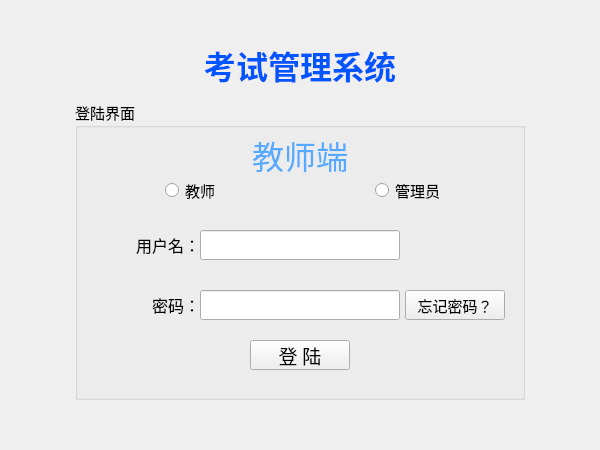
<?xml version="1.0" encoding="UTF-8"?>
<ui version="4.0">
 <class>Loginwidget</class>
 <widget class="QWidget" name="Loginwidget">
  <property name="geometry">
   <rect>
    <x>0</x>
    <y>0</y>
    <width>600</width>
    <height>450</height>
   </rect>
  </property>
  <property name="windowTitle">
   <string>Form</string>
  </property>
  <widget class="QStackedWidget" name="stackedWidget">
   <property name="geometry">
    <rect>
     <x>70</x>
     <y>95</y>
     <width>460</width>
     <height>310</height>
    </rect>
   </property>
   <property name="font">
    <font>
     <family>宋体</family>
     <pointsize>11</pointsize>
    </font>
   </property>
   <property name="currentIndex">
    <number>0</number>
   </property>
   <widget class="QWidget" name="stackedWidgetPage1">
    <property name="minimumSize">
     <size>
      <width>460</width>
      <height>310</height>
     </size>
    </property>
    <property name="maximumSize">
     <size>
      <width>460</width>
      <height>310</height>
     </size>
    </property>
    <widget class="QGroupBox" name="LogGroupBox">
     <property name="geometry">
      <rect>
       <x>5</x>
       <y>5</y>
       <width>450</width>
       <height>300</height>
      </rect>
     </property>
     <property name="minimumSize">
      <size>
       <width>450</width>
       <height>300</height>
      </size>
     </property>
     <property name="maximumSize">
      <size>
       <width>450</width>
       <height>300</height>
      </size>
     </property>
     <property name="title">
      <string>登陆界面</string>
     </property>
     <widget class="QRadioButton" name="LogAdminRadioButton">
      <property name="geometry">
       <rect>
        <x>300</x>
        <y>80</y>
        <width>100</width>
        <height>20</height>
       </rect>
      </property>
      <property name="minimumSize">
       <size>
        <width>100</width>
        <height>20</height>
       </size>
      </property>
      <property name="maximumSize">
       <size>
        <width>100</width>
        <height>20</height>
       </size>
      </property>
      <property name="text">
       <string>管理员</string>
      </property>
     </widget>
     <widget class="QLabel" name="label_2">
      <property name="geometry">
       <rect>
        <x>45</x>
        <y>130</y>
        <width>80</width>
        <height>30</height>
       </rect>
      </property>
      <property name="minimumSize">
       <size>
        <width>80</width>
        <height>30</height>
       </size>
      </property>
      <property name="maximumSize">
       <size>
        <width>80</width>
        <height>30</height>
       </size>
      </property>
      <property name="text">
       <string>&lt;html&gt;&lt;head/&gt;&lt;body&gt;&lt;p align=&quot;right&quot;&gt;&lt;span style=&quot; font-size:12pt;&quot;&gt;用户名：&lt;/span&gt;&lt;/p&gt;&lt;/body&gt;&lt;/html&gt;</string>
      </property>
     </widget>
     <widget class="QLineEdit" name="LogNamelineEdit">
      <property name="geometry">
       <rect>
        <x>125</x>
        <y>130</y>
        <width>200</width>
        <height>30</height>
       </rect>
      </property>
      <property name="minimumSize">
       <size>
        <width>200</width>
        <height>30</height>
       </size>
      </property>
      <property name="maximumSize">
       <size>
        <width>200</width>
        <height>30</height>
       </size>
      </property>
     </widget>
     <widget class="QLineEdit" name="LogPslineEdit">
      <property name="geometry">
       <rect>
        <x>125</x>
        <y>190</y>
        <width>200</width>
        <height>30</height>
       </rect>
      </property>
      <property name="minimumSize">
       <size>
        <width>200</width>
        <height>30</height>
       </size>
      </property>
      <property name="maximumSize">
       <size>
        <width>200</width>
        <height>30</height>
       </size>
      </property>
     </widget>
     <widget class="QLabel" name="label_3">
      <property name="geometry">
       <rect>
        <x>45</x>
        <y>190</y>
        <width>80</width>
        <height>30</height>
       </rect>
      </property>
      <property name="minimumSize">
       <size>
        <width>80</width>
        <height>30</height>
       </size>
      </property>
      <property name="maximumSize">
       <size>
        <width>80</width>
        <height>30</height>
       </size>
      </property>
      <property name="text">
       <string>&lt;html&gt;&lt;head/&gt;&lt;body&gt;&lt;p align=&quot;right&quot;&gt;&lt;span style=&quot; font-size:12pt;&quot;&gt;密码：&lt;/span&gt;&lt;/p&gt;&lt;/body&gt;&lt;/html&gt;</string>
      </property>
     </widget>
     <widget class="QPushButton" name="LogButton">
      <property name="geometry">
       <rect>
        <x>175</x>
        <y>240</y>
        <width>100</width>
        <height>30</height>
       </rect>
      </property>
      <property name="minimumSize">
       <size>
        <width>100</width>
        <height>30</height>
       </size>
      </property>
      <property name="maximumSize">
       <size>
        <width>100</width>
        <height>30</height>
       </size>
      </property>
      <property name="font">
       <font>
        <pointsize>14</pointsize>
       </font>
      </property>
      <property name="text">
       <string>登 陆</string>
      </property>
     </widget>
     <widget class="QPushButton" name="forgetpwbutton">
      <property name="geometry">
       <rect>
        <x>330</x>
        <y>190</y>
        <width>100</width>
        <height>30</height>
       </rect>
      </property>
      <property name="text">
       <string>忘记密码？</string>
      </property>
     </widget>
     <widget class="QRadioButton" name="LogTeacherRadioButton">
      <property name="geometry">
       <rect>
        <x>90</x>
        <y>80</y>
        <width>100</width>
        <height>20</height>
       </rect>
      </property>
      <property name="minimumSize">
       <size>
        <width>100</width>
        <height>20</height>
       </size>
      </property>
      <property name="maximumSize">
       <size>
        <width>100</width>
        <height>20</height>
       </size>
      </property>
      <property name="text">
       <string>教师</string>
      </property>
     </widget>
     <widget class="QLabel" name="label_8">
      <property name="geometry">
       <rect>
        <x>0</x>
        <y>30</y>
        <width>450</width>
        <height>50</height>
       </rect>
      </property>
      <property name="font">
       <font>
        <family>隶书</family>
        <pointsize>24</pointsize>
       </font>
      </property>
      <property name="text">
       <string>&lt;html&gt;&lt;head/&gt;&lt;body&gt;&lt;p align=&quot;center&quot;&gt;&lt;span style=&quot; color:#55aaff;&quot;&gt;教师端&lt;/span&gt;&lt;/p&gt;&lt;/body&gt;&lt;/html&gt;</string>
      </property>
     </widget>
    </widget>
   </widget>
   <widget class="QWidget" name="stackedWidgetPage2">
    <widget class="QGroupBox" name="RegGroupBox">
     <property name="geometry">
      <rect>
       <x>5</x>
       <y>5</y>
       <width>450</width>
       <height>300</height>
      </rect>
     </property>
     <property name="font">
      <font>
       <family>宋体</family>
       <pointsize>11</pointsize>
      </font>
     </property>
     <property name="title">
      <string>注册界面</string>
     </property>
     <widget class="QPushButton" name="RegBackbutton">
      <property name="geometry">
       <rect>
        <x>280</x>
        <y>250</y>
        <width>100</width>
        <height>30</height>
       </rect>
      </property>
      <property name="minimumSize">
       <size>
        <width>100</width>
        <height>30</height>
       </size>
      </property>
      <property name="maximumSize">
       <size>
        <width>100</width>
        <height>30</height>
       </size>
      </property>
      <property name="font">
       <font>
        <pointsize>14</pointsize>
       </font>
      </property>
      <property name="text">
       <string>返 回</string>
      </property>
     </widget>
     <widget class="QLabel" name="label_4">
      <property name="geometry">
       <rect>
        <x>45</x>
        <y>120</y>
        <width>80</width>
        <height>30</height>
       </rect>
      </property>
      <property name="minimumSize">
       <size>
        <width>80</width>
        <height>30</height>
       </size>
      </property>
      <property name="maximumSize">
       <size>
        <width>80</width>
        <height>30</height>
       </size>
      </property>
      <property name="text">
       <string>&lt;html&gt;&lt;head/&gt;&lt;body&gt;&lt;p align=&quot;right&quot;&gt;&lt;span style=&quot; font-size:12pt;&quot;&gt;密码：&lt;/span&gt;&lt;/p&gt;&lt;/body&gt;&lt;/html&gt;</string>
      </property>
     </widget>
     <widget class="QRadioButton" name="RegStudentRadioButton">
      <property name="geometry">
       <rect>
        <x>50</x>
        <y>40</y>
        <width>100</width>
        <height>20</height>
       </rect>
      </property>
      <property name="minimumSize">
       <size>
        <width>100</width>
        <height>20</height>
       </size>
      </property>
      <property name="maximumSize">
       <size>
        <width>100</width>
        <height>20</height>
       </size>
      </property>
      <property name="text">
       <string>学生</string>
      </property>
     </widget>
     <widget class="QLineEdit" name="RegNamelineEdit">
      <property name="geometry">
       <rect>
        <x>125</x>
        <y>80</y>
        <width>200</width>
        <height>30</height>
       </rect>
      </property>
      <property name="minimumSize">
       <size>
        <width>200</width>
        <height>30</height>
       </size>
      </property>
      <property name="maximumSize">
       <size>
        <width>200</width>
        <height>30</height>
       </size>
      </property>
     </widget>
     <widget class="QRadioButton" name="RegAdminRadioButton">
      <property name="geometry">
       <rect>
        <x>320</x>
        <y>40</y>
        <width>100</width>
        <height>20</height>
       </rect>
      </property>
      <property name="minimumSize">
       <size>
        <width>100</width>
        <height>20</height>
       </size>
      </property>
      <property name="maximumSize">
       <size>
        <width>100</width>
        <height>20</height>
       </size>
      </property>
      <property name="text">
       <string>管理员</string>
      </property>
     </widget>
     <widget class="QPushButton" name="Regbutton">
      <property name="geometry">
       <rect>
        <x>60</x>
        <y>250</y>
        <width>100</width>
        <height>30</height>
       </rect>
      </property>
      <property name="minimumSize">
       <size>
        <width>100</width>
        <height>30</height>
       </size>
      </property>
      <property name="maximumSize">
       <size>
        <width>100</width>
        <height>30</height>
       </size>
      </property>
      <property name="font">
       <font>
        <pointsize>14</pointsize>
       </font>
      </property>
      <property name="text">
       <string>注 册</string>
      </property>
     </widget>
     <widget class="QLineEdit" name="RegPslineEdit1">
      <property name="geometry">
       <rect>
        <x>125</x>
        <y>120</y>
        <width>200</width>
        <height>30</height>
       </rect>
      </property>
      <property name="minimumSize">
       <size>
        <width>200</width>
        <height>30</height>
       </size>
      </property>
      <property name="maximumSize">
       <size>
        <width>200</width>
        <height>30</height>
       </size>
      </property>
     </widget>
     <widget class="QLabel" name="label_5">
      <property name="geometry">
       <rect>
        <x>45</x>
        <y>80</y>
        <width>80</width>
        <height>30</height>
       </rect>
      </property>
      <property name="minimumSize">
       <size>
        <width>80</width>
        <height>30</height>
       </size>
      </property>
      <property name="maximumSize">
       <size>
        <width>80</width>
        <height>30</height>
       </size>
      </property>
      <property name="text">
       <string>&lt;html&gt;&lt;head/&gt;&lt;body&gt;&lt;p align=&quot;right&quot;&gt;&lt;span style=&quot; font-size:12pt;&quot;&gt;用户名：&lt;/span&gt;&lt;/p&gt;&lt;/body&gt;&lt;/html&gt;</string>
      </property>
     </widget>
     <widget class="QLineEdit" name="RegPslineEdit2">
      <property name="geometry">
       <rect>
        <x>125</x>
        <y>160</y>
        <width>200</width>
        <height>30</height>
       </rect>
      </property>
      <property name="minimumSize">
       <size>
        <width>200</width>
        <height>30</height>
       </size>
      </property>
      <property name="maximumSize">
       <size>
        <width>200</width>
        <height>30</height>
       </size>
      </property>
     </widget>
     <widget class="QLabel" name="label_6">
      <property name="geometry">
       <rect>
        <x>25</x>
        <y>160</y>
        <width>100</width>
        <height>30</height>
       </rect>
      </property>
      <property name="minimumSize">
       <size>
        <width>100</width>
        <height>30</height>
       </size>
      </property>
      <property name="maximumSize">
       <size>
        <width>100</width>
        <height>30</height>
       </size>
      </property>
      <property name="text">
       <string>&lt;html&gt;&lt;head/&gt;&lt;body&gt;&lt;p align=&quot;right&quot;&gt;&lt;span style=&quot; font-size:12pt;&quot;&gt;确认密码：&lt;/span&gt;&lt;/p&gt;&lt;/body&gt;&lt;/html&gt;</string>
      </property>
     </widget>
     <widget class="QRadioButton" name="RegTeacherRadioButton">
      <property name="geometry">
       <rect>
        <x>180</x>
        <y>40</y>
        <width>100</width>
        <height>20</height>
       </rect>
      </property>
      <property name="minimumSize">
       <size>
        <width>100</width>
        <height>20</height>
       </size>
      </property>
      <property name="maximumSize">
       <size>
        <width>100</width>
        <height>20</height>
       </size>
      </property>
      <property name="text">
       <string>教师</string>
      </property>
     </widget>
     <widget class="QLineEdit" name="RegNamelineEdit_2">
      <property name="geometry">
       <rect>
        <x>125</x>
        <y>200</y>
        <width>200</width>
        <height>30</height>
       </rect>
      </property>
      <property name="minimumSize">
       <size>
        <width>200</width>
        <height>30</height>
       </size>
      </property>
      <property name="maximumSize">
       <size>
        <width>200</width>
        <height>30</height>
       </size>
      </property>
     </widget>
     <widget class="QLabel" name="label_7">
      <property name="geometry">
       <rect>
        <x>25</x>
        <y>200</y>
        <width>100</width>
        <height>30</height>
       </rect>
      </property>
      <property name="minimumSize">
       <size>
        <width>100</width>
        <height>30</height>
       </size>
      </property>
      <property name="maximumSize">
       <size>
        <width>100</width>
        <height>30</height>
       </size>
      </property>
      <property name="text">
       <string>&lt;html&gt;&lt;head/&gt;&lt;body&gt;&lt;p align=&quot;right&quot;&gt;&lt;span style=&quot; font-size:12pt;&quot;&gt;真实姓名：&lt;/span&gt;&lt;/p&gt;&lt;/body&gt;&lt;/html&gt;</string>
      </property>
     </widget>
    </widget>
   </widget>
  </widget>
  <widget class="QLabel" name="label">
   <property name="geometry">
    <rect>
     <x>75</x>
     <y>40</y>
     <width>450</width>
     <height>50</height>
    </rect>
   </property>
   <property name="font">
    <font>
     <family>隶书</family>
     <pointsize>24</pointsize>
    </font>
   </property>
   <property name="text">
    <string>&lt;html&gt;&lt;head/&gt;&lt;body&gt;&lt;p align=&quot;center&quot;&gt;&lt;span style=&quot; font-weight:600; color:#0055ff;&quot;&gt;考试管理系统&lt;/span&gt;&lt;/p&gt;&lt;/body&gt;&lt;/html&gt;</string>
   </property>
  </widget>
 </widget>
 <resources/>
 <connections/>
</ui>
